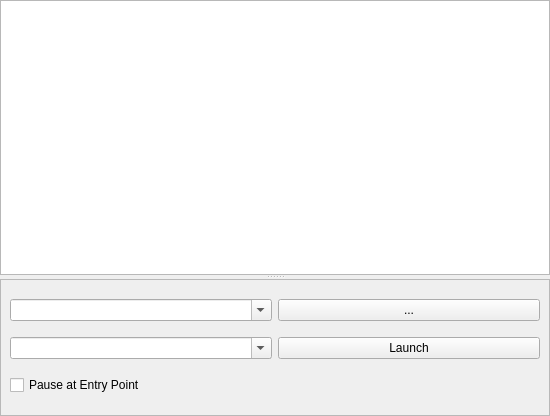
<?xml version="1.0" encoding="UTF-8"?>
<ui version="4.0">
 <class>ProcessLauncherWidget</class>
 <widget class="QWidget" name="ProcessLauncherWidget">
  <property name="geometry">
   <rect>
    <x>0</x>
    <y>0</y>
    <width>550</width>
    <height>416</height>
   </rect>
  </property>
  <property name="windowTitle">
   <string>Form</string>
  </property>
  <layout class="QGridLayout" name="gridLayout">
   <property name="leftMargin">
    <number>0</number>
   </property>
   <property name="topMargin">
    <number>0</number>
   </property>
   <property name="rightMargin">
    <number>0</number>
   </property>
   <property name="bottomMargin">
    <number>0</number>
   </property>
   <item row="0" column="0">
    <widget class="QSplitter" name="splitter">
     <property name="orientation">
      <enum>Qt::Vertical</enum>
     </property>
     <widget class="OrbitDataViewPanel" name="LiveProcessList"/>
     <widget class="QFrame" name="frame">
      <property name="frameShape">
       <enum>QFrame::StyledPanel</enum>
      </property>
      <property name="frameShadow">
       <enum>QFrame::Raised</enum>
      </property>
      <layout class="QGridLayout" name="gridLayout_2">
       <item row="1" column="1">
        <widget class="QPushButton" name="LaunchButton">
         <property name="text">
          <string>Launch</string>
         </property>
        </widget>
       </item>
       <item row="1" column="0">
        <widget class="QComboBox" name="ArgumentsComboBox">
         <property name="editable">
          <bool>true</bool>
         </property>
        </widget>
       </item>
       <item row="0" column="0">
        <widget class="QComboBox" name="ProcessComboBox">
         <property name="editable">
          <bool>true</bool>
         </property>
        </widget>
       </item>
       <item row="0" column="1">
        <widget class="QPushButton" name="BrowseButton">
         <property name="text">
          <string>...</string>
         </property>
        </widget>
       </item>
       <item row="2" column="0">
        <widget class="QCheckBox" name="checkBoxPause">
         <property name="toolTip">
          <string>Resume exectution by starting a capture</string>
         </property>
         <property name="text">
          <string>Pause at Entry Point</string>
         </property>
        </widget>
       </item>
      </layout>
     </widget>
    </widget>
   </item>
  </layout>
 </widget>
 <customwidgets>
  <customwidget>
   <class>OrbitDataViewPanel</class>
   <extends>QTreeView</extends>
   <header>orbitdataviewpanel.h</header>
  </customwidget>
 </customwidgets>
 <resources/>
 <connections/>
</ui>
